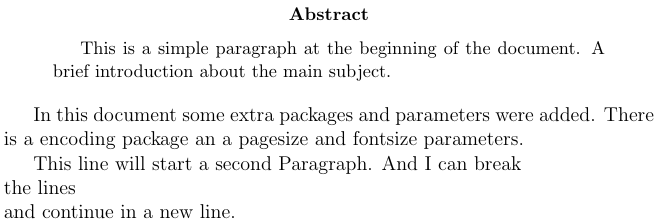
#> input picture text.png, 662 x 222 px
$ python main.py --image text.png
#> lines starting #> are read from the running program, lines starting #| are printed output that depends on the picture; after the words box and inside, x2 and y2 are one past the last pixel; in counts of white or black regions, pixels touching at a corner belong together
#> further down, image is the input picture: shape (222, 662, 3); min 0, max 255, mean 243.1
import argparse
import pytesseract
import cv2
import os

# Path to the location of the Tesseract-OCR executable/command
pytesseract.pytesseract.tesseract_cmd = os.path.abspath("C:/Program Files/Tesseract-OCR/tesseract.exe")

def read_text_from_image(image):
  """Reads text from an image file and outputs found text to text file"""
  # Convert the image to grayscale
  gray_image = cv2.cvtColor(image, cv2.COLOR_BGR2GRAY)

  # Perform OTSU Threshold
  ret, thresh = cv2.threshold(gray_image, 0, 255, cv2.THRESH_OTSU | cv2.THRESH_BINARY_INV)
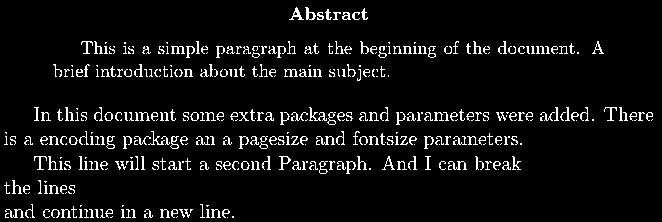
#> thresh: shape (222, 662); 6.2% white in thin lines or dots
#> ret = 169

  rect_kernel = cv2.getStructuringElement(cv2.MORPH_RECT, (18, 18))

  dilation = cv2.dilate(thresh, rect_kernel, iterations = 1)
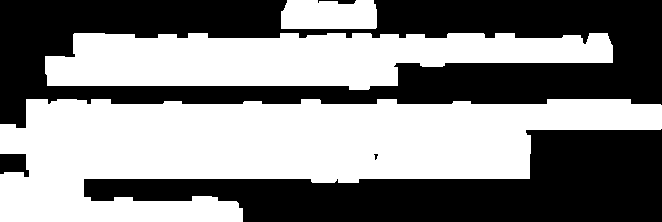
#> dilation: shape (222, 662); 52.1% white; 5 black regions (1 under 20 px)

  contours, hierachy = cv2.findContours(dilation, cv2.RETR_EXTERNAL, cv2.CHAIN_APPROX_NONE)
#> contours = 3 contours; box (x1, y1, x2, y2) and area: (0, 99, 662, 222) 49590, (45, 33, 613, 90) 22643, (281, 0, 377, 29) 2505

  image_copy = image.copy()

  for contour in contours:
    x, y, w, h = cv2.boundingRect(contour)

    cropped = image_copy[y : y + h, x : x + w]

    file = open("results.txt", "a")

    text = pytesseract.image_to_string(cropped)

    file.write(text)
    file.write("\n")
#> this loop made 1 pass
#> (x, y, w, h) on pass 1: (0, 99, 662, 123)
#> pass 1, in read_text_from_image, `cropped = image_copy[y : y + h, x : x + w]`:
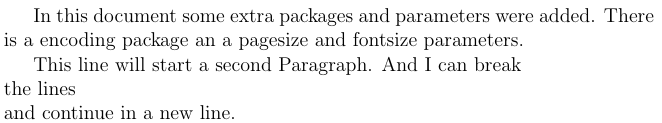
#> cropped: shape (123, 662, 3); min 0, max 255, mean 240.6

  file.close()


if __name__ == "__main__":
  ap = argparse.ArgumentParser()
  ap.add_argument("-i", "--image", required = True, help = "Path to input file")
  args = vars(ap.parse_args())

  image = cv2.imread(args["image"])
  read_text_from_image(image)
#> (the call stopped at in read_text_from_image, `text = pytesseract.image_to_string(cropped)`: pytesseract is not available in this run)
